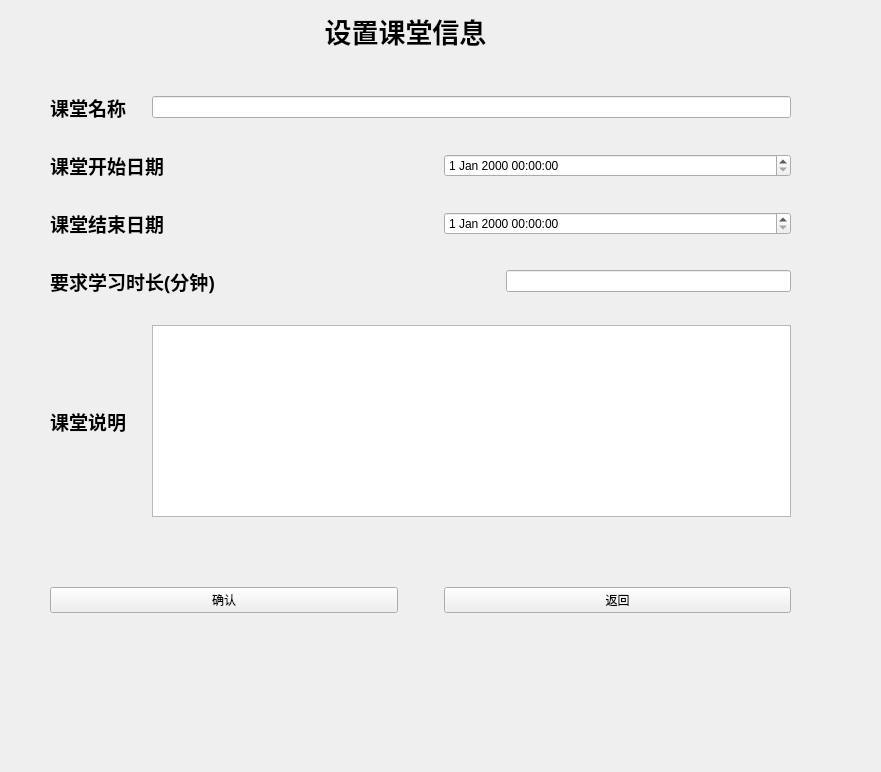
<?xml version="1.0" encoding="UTF-8"?>
<ui version="4.0">
 <class>Form</class>
 <widget class="QWidget" name="Form">
  <property name="geometry">
   <rect>
    <x>0</x>
    <y>0</y>
    <width>881</width>
    <height>772</height>
   </rect>
  </property>
  <property name="windowTitle">
   <string>Form</string>
  </property>
  <widget class="QWidget" name="verticalLayoutWidget_2">
   <property name="geometry">
    <rect>
     <x>50</x>
     <y>70</y>
     <width>741</width>
     <height>471</height>
    </rect>
   </property>
   <layout class="QVBoxLayout" name="verticalLayout_2">
    <item>
     <layout class="QHBoxLayout" name="horizontalLayout_2">
      <item>
       <widget class="QLabel" name="label">
        <property name="font">
         <font>
          <family>Arial Black</family>
          <pointsize>14</pointsize>
          <weight>75</weight>
          <bold>true</bold>
         </font>
        </property>
        <property name="text">
         <string>课堂名称</string>
        </property>
       </widget>
      </item>
      <item>
       <spacer name="horizontalSpacer">
        <property name="orientation">
         <enum>Qt::Horizontal</enum>
        </property>
        <property name="sizeType">
         <enum>QSizePolicy::Preferred</enum>
        </property>
        <property name="sizeHint" stdset="0">
         <size>
          <width>20</width>
          <height>20</height>
         </size>
        </property>
       </spacer>
      </item>
      <item>
       <widget class="QLineEdit" name="lineEdit"/>
      </item>
     </layout>
    </item>
    <item>
     <layout class="QHBoxLayout" name="horizontalLayout">
      <item>
       <widget class="QLabel" name="label_2">
        <property name="font">
         <font>
          <family>Arial Black</family>
          <pointsize>14</pointsize>
          <weight>75</weight>
          <bold>true</bold>
         </font>
        </property>
        <property name="text">
         <string>课堂开始日期</string>
        </property>
       </widget>
      </item>
      <item>
       <spacer name="horizontalSpacer_2">
        <property name="orientation">
         <enum>Qt::Horizontal</enum>
        </property>
        <property name="sizeType">
         <enum>QSizePolicy::Preferred</enum>
        </property>
        <property name="sizeHint" stdset="0">
         <size>
          <width>40</width>
          <height>20</height>
         </size>
        </property>
       </spacer>
      </item>
      <item>
       <widget class="QDateTimeEdit" name="dateTimeEdit_2"/>
      </item>
     </layout>
    </item>
    <item>
     <layout class="QHBoxLayout" name="horizontalLayout_3">
      <item>
       <widget class="QLabel" name="label_3">
        <property name="font">
         <font>
          <family>Arial Black</family>
          <pointsize>14</pointsize>
          <weight>75</weight>
          <bold>true</bold>
         </font>
        </property>
        <property name="text">
         <string>课堂结束日期</string>
        </property>
       </widget>
      </item>
      <item>
       <spacer name="horizontalSpacer_3">
        <property name="orientation">
         <enum>Qt::Horizontal</enum>
        </property>
        <property name="sizeType">
         <enum>QSizePolicy::Preferred</enum>
        </property>
        <property name="sizeHint" stdset="0">
         <size>
          <width>40</width>
          <height>20</height>
         </size>
        </property>
       </spacer>
      </item>
      <item>
       <widget class="QDateTimeEdit" name="dateTimeEdit"/>
      </item>
     </layout>
    </item>
    <item>
     <layout class="QHBoxLayout" name="horizontalLayout_4">
      <item>
       <widget class="QLabel" name="label_4">
        <property name="font">
         <font>
          <family>Arial Black</family>
          <pointsize>14</pointsize>
          <weight>75</weight>
          <bold>true</bold>
         </font>
        </property>
        <property name="text">
         <string>要求学习时长(分钟)</string>
        </property>
       </widget>
      </item>
      <item>
       <spacer name="horizontalSpacer_4">
        <property name="orientation">
         <enum>Qt::Horizontal</enum>
        </property>
        <property name="sizeType">
         <enum>QSizePolicy::Expanding</enum>
        </property>
        <property name="sizeHint" stdset="0">
         <size>
          <width>40</width>
          <height>20</height>
         </size>
        </property>
       </spacer>
      </item>
      <item>
       <widget class="QLineEdit" name="lineEdit_2"/>
      </item>
     </layout>
    </item>
    <item>
     <layout class="QHBoxLayout" name="horizontalLayout_5">
      <item>
       <widget class="QLabel" name="label_5">
        <property name="font">
         <font>
          <family>Arial Black</family>
          <pointsize>14</pointsize>
          <weight>75</weight>
          <bold>true</bold>
         </font>
        </property>
        <property name="text">
         <string>课堂说明</string>
        </property>
       </widget>
      </item>
      <item>
       <spacer name="horizontalSpacer_5">
        <property name="orientation">
         <enum>Qt::Horizontal</enum>
        </property>
        <property name="sizeType">
         <enum>QSizePolicy::Fixed</enum>
        </property>
        <property name="sizeHint" stdset="0">
         <size>
          <width>20</width>
          <height>20</height>
         </size>
        </property>
       </spacer>
      </item>
      <item>
       <widget class="QTextEdit" name="textEdit">
        <property name="sizePolicy">
         <sizepolicy hsizetype="Expanding" vsizetype="Fixed">
          <horstretch>5</horstretch>
          <verstretch>0</verstretch>
         </sizepolicy>
        </property>
       </widget>
      </item>
     </layout>
    </item>
   </layout>
  </widget>
  <widget class="QWidget" name="horizontalLayoutWidget">
   <property name="geometry">
    <rect>
     <x>50</x>
     <y>560</y>
     <width>741</width>
     <height>80</height>
    </rect>
   </property>
   <layout class="QHBoxLayout" name="horizontalLayout_6">
    <item>
     <widget class="QPushButton" name="pushButton">
      <property name="text">
       <string>确认</string>
      </property>
     </widget>
    </item>
    <item>
     <spacer name="horizontalSpacer_6">
      <property name="orientation">
       <enum>Qt::Horizontal</enum>
      </property>
      <property name="sizeType">
       <enum>QSizePolicy::Preferred</enum>
      </property>
      <property name="sizeHint" stdset="0">
       <size>
        <width>40</width>
        <height>20</height>
       </size>
      </property>
     </spacer>
    </item>
    <item>
     <widget class="QPushButton" name="pushButton_2">
      <property name="text">
       <string>返回</string>
      </property>
     </widget>
    </item>
   </layout>
  </widget>
  <widget class="QLabel" name="label_6">
   <property name="geometry">
    <rect>
     <x>310</x>
     <y>10</y>
     <width>191</width>
     <height>41</height>
    </rect>
   </property>
   <property name="font">
    <font>
     <family>Arial Black</family>
     <pointsize>20</pointsize>
     <weight>75</weight>
     <bold>true</bold>
    </font>
   </property>
   <property name="text">
    <string>设置课堂信息</string>
   </property>
   <property name="alignment">
    <set>Qt::AlignCenter</set>
   </property>
  </widget>
 </widget>
 <resources/>
 <connections/>
</ui>
